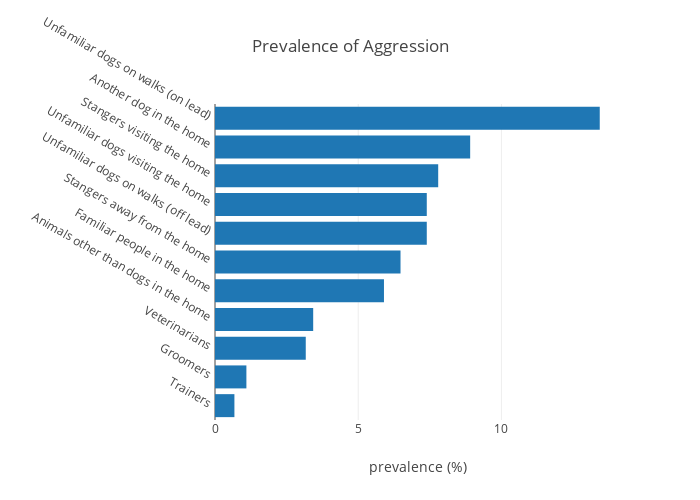

Notebook source saved alongside this figure:
### Code cell
# Generate a bar graph.
prevalences = prevalences.sort_values(ascending=True)
data = [go.Bar(x=prevalences.values,
               y=prevalences.index.values,
               orientation='h')]
layout = go.Layout(title='Prevalence of {}'.format(CATEGORY[0]),
                   xaxis=dict(title='prevalence (%)'),
                   yaxis=dict(title='', automargin=True, tickangle=30, tickprefix=' ',
                              ticksuffix=' '),
                   width=700,
                   height=500
                  )
fig = dict(data=data, layout=layout)
py.iplot(fig)

### Figure 1 — Plotly figure (JSON) as saved in the notebook; plotly's stock layout.template omitted (floating-point values rounded to 4 significant figures)
{"data": [{"orientation": "h", "type": "bar", "x": [0.6776, 1.096, 3.169, 3.428, 5.899, 6.477, 7.393, 7.393, 7.792, 8.908, 13.43], "y": ["Trainers", "Groomers", "Veterinarians", "Animals other than dogs in the home", "Familiar people in the home", "Stangers away from the home", "Unfamiliar dogs on walks (off lead)", "Unfamiliar dogs visiting the home", "Stangers visiting the home", "Another dog in the home", "Unfamiliar dogs on walks (on lead)"]}], "layout": {"height": 500, "title": "Prevalence of Aggression", "width": 700, "xaxis": {"title": "prevalence (%)"}, "yaxis": {"automargin": true, "tickangle": 30, "tickprefix": " ", "ticksuffix": " ", "title": ""}}}
